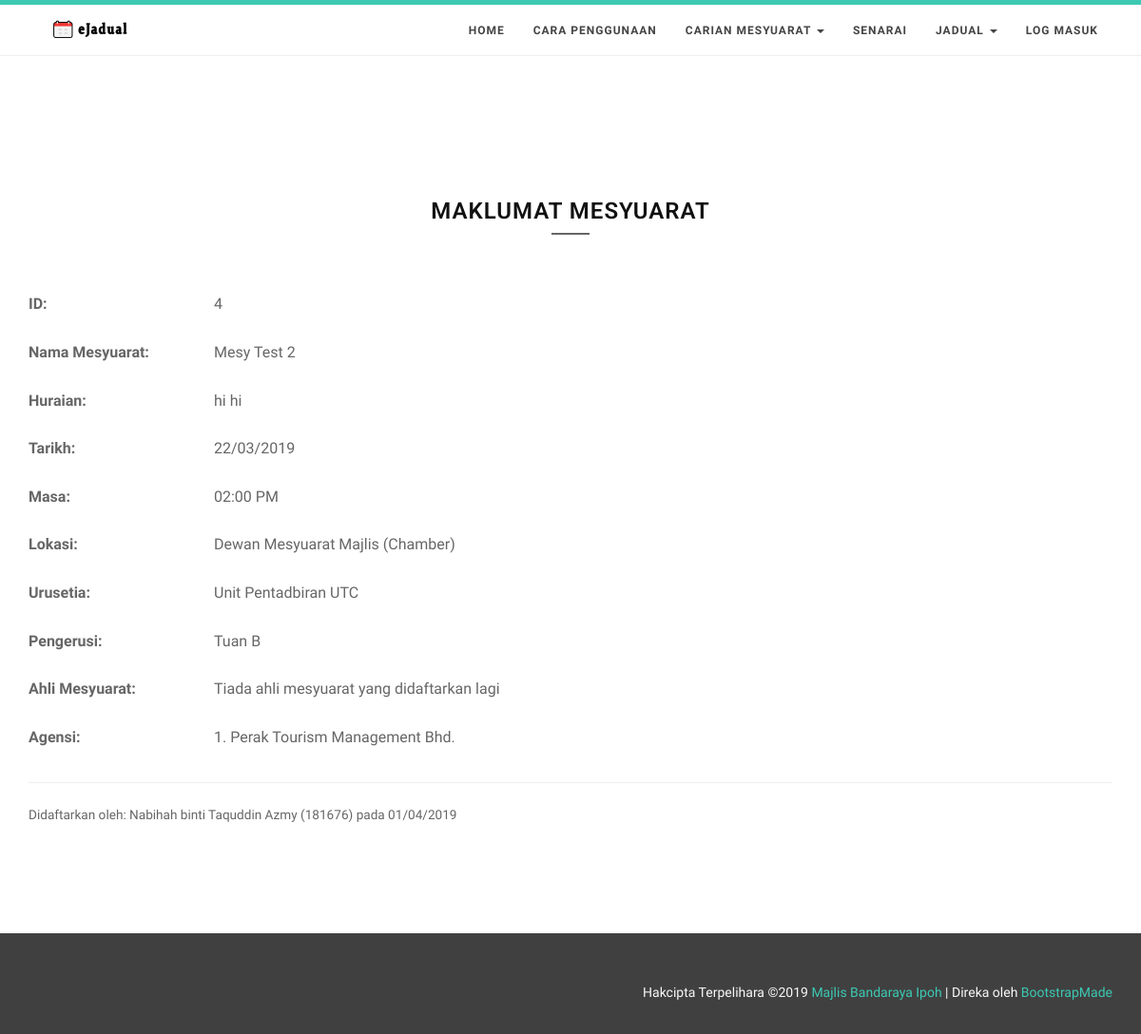
The page /lihatMesy1.php?ID=4 on the database its author committed.
### tables this page shows
CREATE TABLE `mesy` (
  `mesy_id` int(11) NOT NULL,
  `title` varchar(191) NOT NULL,
  `jab_id` varchar(15) NOT NULL,
  `mesy_pengerusi` varchar(191) NOT NULL,
  `mesy_ahli` varchar(191) NOT NULL,
  `mesy_lokasi` varchar(15) NOT NULL,
  `mesy_tarikh` date NOT NULL,
  `mesy_status` int(11) NOT NULL,
  `start` datetime NOT NULL,
  `end` datetime NOT NULL,
  `color` varchar(191) DEFAULT NULL,
  `textColor` varchar(191) DEFAULT NULL,
  `mesy_huraian` text,
  `agensi_id` varchar(15) DEFAULT NULL,
  `user_id` int(11) DEFAULT NULL,
  `mesy_bulan` varchar(15) DEFAULT NULL,
  `adding_date` timestamp NOT NULL DEFAULT CURRENT_TIMESTAMP
);

CREATE TABLE `bilik` (
  `id` int(11) NOT NULL,
  `bilik_id` varchar(15) NOT NULL,
  `bilik_nama` varchar(191) NOT NULL
);

CREATE TABLE `jab` (
  `id` int(11) NOT NULL,
  `jab_id` varchar(15) NOT NULL,
  `jab_nama` varchar(191) NOT NULL
);

CREATE TABLE `mesy_agensi` (
  `id` int(11) NOT NULL,
  `mesy_id` int(11) NOT NULL,
  `agensi_id` varchar(15) DEFAULT NULL,
  `agensi_status` int(11) NOT NULL
);

CREATE TABLE `agensi` (
  `id` int(11) NOT NULL,
  `agensi_id` varchar(15) NOT NULL,
  `agensi_nama` varchar(191) NOT NULL
);

CREATE TABLE `users` (
  `id` int(11) NOT NULL,
  `user_id` int(11) NOT NULL,
  `user_name` varchar(191) NOT NULL,
  `user_email` varchar(40) NOT NULL,
  `user_pass` varchar(255) NOT NULL,
  `user_type` varchar(15) NOT NULL,
  `joining_date` timestamp NOT NULL DEFAULT CURRENT_TIMESTAMP,
  `incharge_bilik` varchar(15) DEFAULT NULL
);

### lihatMesy1.php (the view, shortened to what this page needs)
<?php
if (isset($_GET['ID'])) {
    include('connection.php');
    $ID = $_GET['ID'];
    $sql = "SELECT * FROM mesy
    WHERE mesy_id='$ID'";
    $statement = $conn->prepare($sql);
    $statement->execute(array(":mesy_id"=>$ID));
    $mesyRow=$statement->fetch(PDO::FETCH_ASSOC);
} else {
  header('Location: login.php');
}
?>
<?php include "head.php"; ?>
<body id="page-top" data-spy="scroll" data-target=".navbar-custom">
<?php include "header.php"; ?>
<section id="profil" class="home-section color-dark bg-white">
    <div class="container marginbot-50">
      <div class="row">
        <div class="col-lg-8 col-lg-offset-2">
          <div class="animatedParent">
            <div class="section-heading text-center animated bounceInDown">
              <h2 class="h-bold">Maklumat Mesyuarat</h2>
              <div class="divider-header"></div>
            </div>
          </div>
        </div>
      </div>
    </div>
    <div class="container">
        <div class="row">
            <div class="form-group col-md-2">
            <label>ID:</label>
            </div>
            <div class="form-group col-md-7">
            <?php echo $mesyRow['mesy_id'];?>
            </div>
        </div>
        <div class="row">
            <div class="form-group col-md-2">
            <label>Nama Mesyuarat:</label>
            </div>
            <div class="form-group col-md-7">
            <?php echo $mesyRow['title']; ?>
            </div>
        </div>
        <div class="row">
            <div class="form-group col-md-2">
            <label>Huraian:</label>
            </div>
            <div class="form-group col-md-7">
            <?php echo $mesyRow['mesy_huraian']; ?>
            </div>
        </div>
        <div class="row">
            <div class="form-group col-md-2">
            <label>Tarikh:</label>
            </div>
            <div class="form-group col-md-7">
            <?php
            $mesy_tarikh = $mesyRow['mesy_tarikh'];
            $sql = $conn->query("SELECT DATE_FORMAT('$mesy_tarikh', '%d/%m/%Y') FROM mesy
            WHERE mesy_id='$ID'");
            $mesy_tarikh_new=$sql->fetchColumn();
            ?>
            <?php echo $mesy_tarikh_new; ?>
            </div>
        </div>
        <div class="row">
            <div class="form-group col-md-2">
            <label>Masa:</label>
            </div>
            <div class="form-group col-md-7">
            <?php
            $start=$mesyRow['start'];
            $sql = $conn->query("SELECT TIME_FORMAT('$start', '%h:%i %p') FROM mesy
            WHERE mesy_id='$ID'");
            $start_new=$sql->fetchColumn();
            ?>
            <?php echo $start_new; ?>
            </div>
        </div>
        <div class="row">
            <div class="form-group col-md-2">
            <label>Lokasi:</label>
            </div>
            <div class="form-group col-md-7">
            <?php
            $mesy_lokasi = $mesyRow['mesy_lokasi'];
            $sql = $conn->query("SELECT bilik_nama FROM bilik
            WHERE bilik_id='$mesy_lokasi'");
            $bilik_nama=$sql->fetchColumn();
            ?>
            <?php echo $bilik_nama; ?>
            </div>
        </div>
        <div class="row">
            <div class="form-group col-md-2">
            <label>Urusetia:</label>
            </div>
            <div class="form-group col-md-7">
            <?php
            $jab_id = $mesyRow['jab_id'];
            $sql = $conn->query("SELECT jab_nama FROM jab
            WHERE jab_id='$jab_id'");
            $jab_nama=$sql->fetchColumn();
            ?>
            <?php echo $jab_nama; ?>
            </div>
        </div>
        <div class="row">
            <div class="form-group col-md-2">
            <label>Pengerusi:</label>
            </div>
            <div class="form-group col-md-7">
            <?php echo $mesyRow['mesy_pengerusi']; ?>
            </div>
        </div>
        <div class="row">
            <div class="form-group col-md-2">
            <label>Ahli Mesyuarat:</label>
            </div>
            <div class="form-group col-md-7">
            <table>
            <?php
            if (isset($_GET['ID'])) {
                include('connection.php');
                $ID = $_GET['ID'];
                $sql = "SELECT * FROM mesy_ahli
                WHERE mesy_id='$ID'";
                $statement = $conn->prepare($sql);
                $statement->execute();
                $ahliRow=$statement->fetchAll(PDO::FETCH_ASSOC);
                if ($ahliRow && $statement->rowCount() > 0) {
                $counter = 1;
                foreach ($ahliRow as $row) {
                    $ahli_id = $row['ahli_id'];
                    $sql = $conn->query("SELECT ahli_nama FROM ahli
                    WHERE ahli_id='$ahli_id'");
                    $ahli_id_new=$sql->fetchColumn();
            ?>
                <tr>
                    <td><?php echo $counter; ?>. <?php echo $ahli_id_new; ?></td>
                </tr>
                <?php $counter++;
                }
                } else {
                    ?>
                <tr>
                    <td>Tiada ahli mesyuarat yang didaftarkan lagi</td>
                </tr>
            <?php
                }
            } else {
                ?>
            <tr>
                <td>Tidak dapat data</td>
            </tr>
            <?php } ?>
            </table>
            </div>
        </div>
        <div class="row">
            <div class="form-group col-md-2">
            <label>Agensi:</label>
            </div>
            <div class="form-group col-md-7">
            <table>
            <?php
            if (isset($_GET['ID'])) {
                include('connection.php');
                $ID = $_GET['ID'];
                $sql = "SELECT * FROM mesy_agensi
                WHERE mesy_id='$ID'";
                $statement = $conn->prepare($sql);
                $statement->execute();
                $agensiRow=$statement->fetchAll(PDO::FETCH_ASSOC);
                if ($agensiRow && $statement->rowCount() > 0) {
                $counter = 1;
                foreach ($agensiRow as $row) {
                    $agensi_id = $row['agensi_id'];
                    $sql = $conn->query("SELECT agensi_nama FROM agensi
                    WHERE agensi_id='$agensi_id'");
                    $agensi_id_new=$sql->fetchColumn();
            ?>
                <tr>
                    <td><?php echo $counter; ?>. <?php echo $agensi_id_new; ?></td>
                </tr>
                <?php $counter++;
                }
                } else {
                    ?>
                <tr>
                    <td>Tiada agensi yang didaftarkan lagi</td>
                </tr>
            <?php
                }
            } else {
                ?>
            <tr>
                <td>Tidak dapat data</td>
            </tr>
            <?php } ?>
            </table>
            </div>
        </div>
<hr>
<?php
            $user_id = $mesyRow['user_id'];
            $sql = $conn->query("SELECT user_name FROM users
            WHERE id='$user_id'");
            $user_nama=$sql->fetchColumn();
            $sql = $conn->query("SELECT user_id FROM users
            WHERE id='$user_id'");
            $pengguna_id=$sql->fetchColumn();
            $adding_date = $mesyRow['adding_date'];
            $sql = $conn->query("SELECT DATE_FORMAT('$adding_date', '%d/%m/%Y') FROM mesy
            WHERE mesy_id='$ID'");
            $adding_date_new=$sql->fetchColumn();
            ?>
<small>Didaftarkan oleh: <?php echo $user_nama; ?> (<?php echo $pengguna_id; ?>) pada <?php echo $adding_date_new; ?> <small>
    </div>
  </section>
  <footer>
    <div class="container">
      <div class="row">
        <div class="col-md-4">
        </div>
        <div class="col-md-8 text-right copyright">
          <div class="credits">
            Hakcipta Terpelihara &copy;<script>document.write(new Date().getFullYear());</script> <a href="http://www.mbi.gov.my/" target="_blank">Majlis Bandaraya Ipoh</a>
            | Direka oleh <a href="https://bootstrapmade.com/" target="_blank">BootstrapMade</a>
          </div>
        </div>
      </div>
    </div>
  </footer>
</body>
</html>

### css/animations.css (style rules this page uses)
.animated { -webkit-animation-duration: 1s; animation-duration: 1s; -webkit-animation-fill-mode: both; animation-fill-mode: both; }
.bounceInRight, .bounceInLeft, .bounceInUp, .bounceInDown { opacity:0; -webkit-transform: translateX(400px); transform: translateX(400px); }
.bounceInDown.go { -webkit-animation-name: bounceInDown; animation-name: bounceInDown; }

### css/style.css (style rules this page uses)
* { padding:0; margin:0; }
body { width: 100%; height: 100%; font-family: 'Ek Mukta', sans-serif; font-weight: 300; color: #666; background-color: #fff; font-size: 16px; line-height: 1.6em; font-weight: 400; overflow-x: hidden; }
html { width: 100%; height: 100%; }
h2 { font-size: 36px; }
h1, h2, h3, h4, h5, h6 { margin: 0 0 30px; font-family: 'Roboto', sans-serif; font-weight: 400; color: #111; }
h1.h-bold,h2.h-bold,h3.h-bold ,h4.h-bold ,h5.h-bold ,h6.h-bold { font-weight: 600; }
a { color: #666; -webkit-transition: all .2s ease-in-out; -moz-transition: all .2s ease-in-out; transition: all .2s ease-in-out; }
hr { margin-top: 10px; }
.divider-header { display: block; width: 40px; height: 2px; margin: 0 auto; margin-bottom: 10px; }
.marginbot-50 { margin-bottom:50px !important; }
.home-section { padding-top: 150px; padding-bottom: 110px; display:block; position:relative; z-index:120; }
.section-heading h2 { font-size: 24px; letter-spacing: 1px; text-transform: uppercase; margin-bottom: 10px; }
.color-dark .section-heading h2 { color: #111; }
.color-dark .divider-header { background: #666; }
.bg-white { background: #fff; }
.form-group { margin-bottom: 20px; }
footer { background-color: #404040; }
footer { text-align: center; padding: 50px 0 30px ; }
footer .copyright { color: #f8f8f8; font-size: 14px; }
section { overflow: hidden !important; }

### color/default.css (style rules this page uses)
a,.tp-caption a.btn:hover { color: #3dc9b3; }

### rows shown on the page
mesy: mesy_id "4", title "Mesy Test 2", mesy_huraian "hi hi", mesy_pengerusi "Tuan B"
bilik: bilik_nama "Dewan Mesyuarat Majlis (Chamber)"
jab: jab_nama "Unit Pentadbiran UTC"
mesy_agensi: agensi.agensi_nama "Perak Tourism Management Bhd."
users: user_name "Nabihah binti Taquddin Azmy", user "181676"

### other values the page prints
$mesy_tarikh_new "22/03/2019"
$start_new "02:00 PM"
$adding_date_new "01/04/2019"
